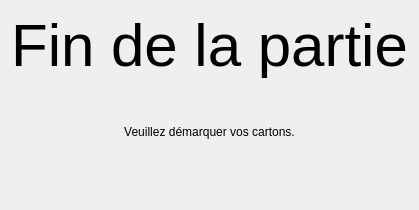
      <widget class="QWidget" name="pageRoundEnd">
       <layout class="QGridLayout" name="gridLayout_9">
        <item row="3" column="0">
         <spacer name="verticalSpacer_3">
          <property name="orientation">
           <enum>Qt::Vertical</enum>
          </property>
          <property name="sizeHint" stdset="0">
           <size>
            <width>0</width>
            <height>40</height>
           </size>
          </property>
         </spacer>
        </item>
        <item row="1" column="0">
         <spacer name="verticalSpacer_2">
          <property name="orientation">
           <enum>Qt::Vertical</enum>
          </property>
          <property name="sizeHint" stdset="0">
           <size>
            <width>0</width>
            <height>40</height>
           </size>
          </property>
         </spacer>
        </item>
        <item row="2" column="0">
         <widget class="QLabel" name="RE_Message">
          <property name="text">
           <string>Veuillez démarquer vos cartons.</string>
          </property>
          <property name="alignment">
           <set>Qt::AlignCenter</set>
          </property>
         </widget>
        </item>
        <item row="0" column="0">
         <widget class="QLabel" name="RE_RoundEndTitle">
          <property name="font">
           <font>
            <pointsize>45</pointsize>
            <kerning>false</kerning>
           </font>
          </property>
          <property name="text">
           <string>Fin de la partie</string>
          </property>
          <property name="scaledContents">
           <bool>true</bool>
          </property>
          <property name="alignment">
           <set>Qt::AlignCenter</set>
          </property>
          <property name="wordWrap">
           <bool>true</bool>
          </property>
          <property name="textInteractionFlags">
           <set>Qt::NoTextInteraction</set>
          </property>
         </widget>
        </item>
        <item row="4" column="0">
         <widget class="QLabel" name="RE_Logo">
          <property name="sizePolicy">
           <sizepolicy hsizetype="Expanding" vsizetype="Expanding">
            <horstretch>0</horstretch>
            <verstretch>2</verstretch>
           </sizepolicy>
          </property>
          <property name="text">
           <string>&lt;logo&gt;</string>
          </property>
          <property name="alignment">
           <set>Qt::AlignCenter</set>
          </property>
         </widget>
        </item>
       </layout>
      </widget>
